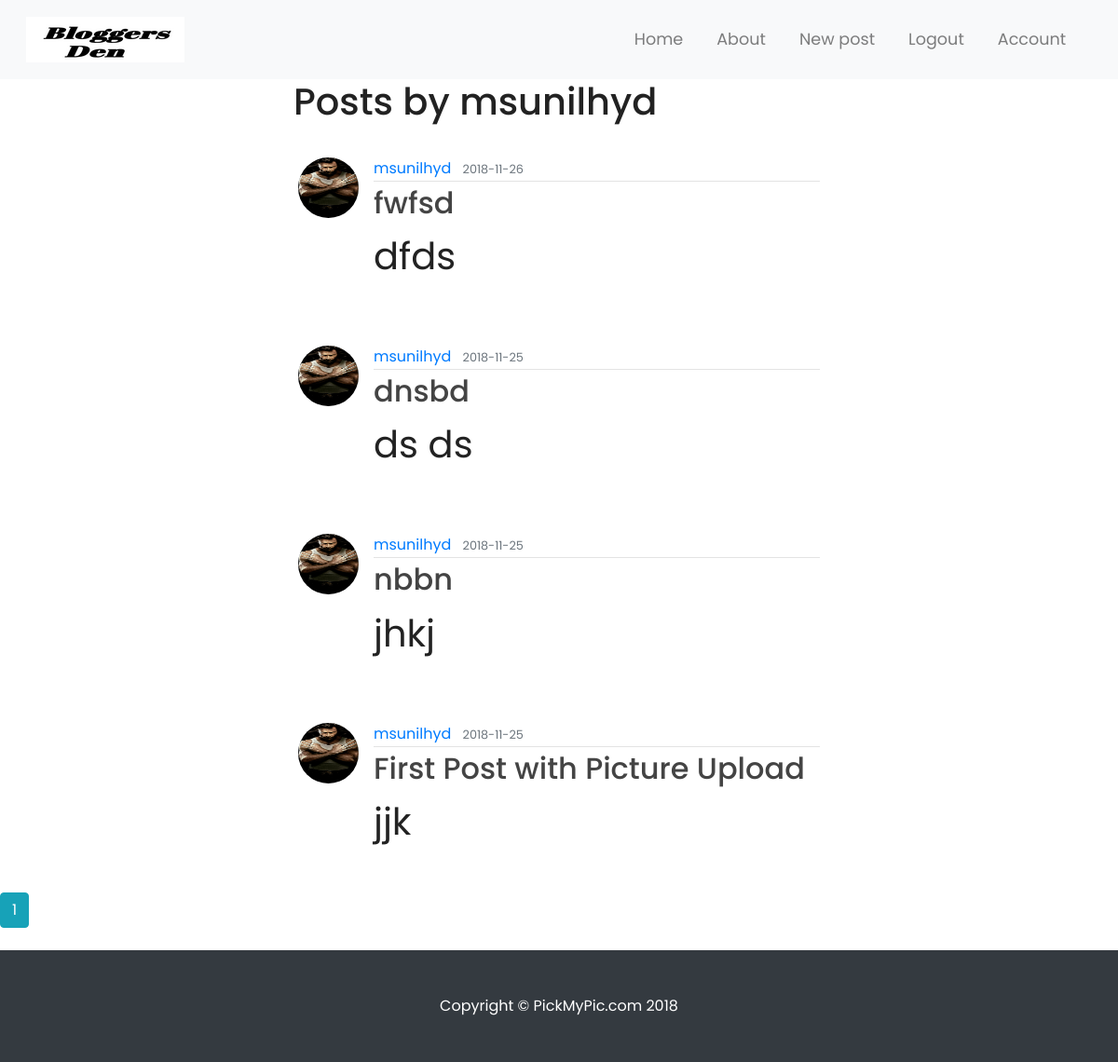
The app's page /user/msunilhyd (signed in) with its own data.
### flaskBlog/models.py (models this page shows, shortened)
class User(db.Model, UserMixin):
	id = db.Column(db.Integer, primary_key=True)
	username = db.Column(db.String(20), unique=True, nullable=False)
	email = db.Column(db.String(20), unique=True, nullable=False)
	image_file = db.Column(db.String(20), nullable=False, default='default.jpg')
	password = db.Column(db.String(60), nullable=False)
	posts = db.relationship('Post', backref='author', lazy=True)

class Post(db.Model):
	id = db.Column(db.Integer, primary_key=True)
	title = db.Column(db.String(100), nullable=False)
	date_posted = db.Column(db.DateTime(timezone=True), nullable=False, default=datetime.now)
	content = db.Column(db.Text, nullable=False)
	post_image_file = db.Column(db.String(30))
	user_id = db.Column(db.Integer, db.ForeignKey('user.id'), nullable=False)

### flaskBlog/routes.py (the view)
@app.route("/user/<string:username>")
def user_posts(username):
	page = request.args.get('page', 1, type=int)
	user = User.query.filter_by(username=username).first_or_404()
	posts = Post.query\
				.filter_by(author=user)\
				.order_by(Post.date_posted.desc())\
				.paginate(page=page, per_page=5)
	return render_template('user_posts.html', posts=posts, user=user)

### flaskBlog/models.py (called while the page is built)
@login_manager.user_loader
def load_user(user_id):
	return User.query.get(int(user_id))

### flaskBlog/templates/user_posts.html (shortened to what this page needs)
{% extends "layout.html" %}
{% block content %}
{% if current_user.is_authenticated %}
<h1 class="mb-3 user-posts-heading"> Posts by {{user.username}} </h1>
	{% for post in posts.items %}
		<article class="media content-section">
			<img class="rounded-circle article-img" src="{{ url_for('static', filename = 'profile_pics/'+ post.author.image_file) }}">
			<div class="media-body">
				<div class="article-metadata">
					<a class="mr-2" href="{{ url_for('user_posts', username=post.author.username) }}">
						{{ post.author.username}}
					</a>
					<small class="text-muted">
						{{ post.date_posted.strftime('%Y-%m-%d') }}
					</small>
				</div>
				<h2> <a class="article-title" href="{{ url_for('post', post_id=post.id) }}">
					 	{{ post.title }}
					 </a>
				</h2>
				<p class="article-content">
					{{ post.content }}
				</p>
			</div>
		</article>
	{% endfor %}
	{% for page_num in posts.iter_pages() %}
		{% if page_num %}
			{% if page_num == posts.page %}
				<a class="btn btn-info mb-4" href="{{ url_for('user_posts', username=user.username, page=page_num) }}">{{ page_num }}</a>
			{% else %}
				<a class="btn btn-outline-info mb-4" href="{{ url_for('user_posts', username=user.username, page=page_num) }}">{{ page_num }}</a>
			{% endif%}
		{% else %}
		...
		{% endif%}
	{% endfor %}
{% else %}
			<div class="media-body">
				<div class="article-metadata">
				<h2> Please Login ! </h2>
				</div>
			</div>
{% endif  %}
{% endblock content %}

### flaskBlog/static/main.css (style rules this page uses)
html, body { height: 100%; width: 100%; font-family: 'Poppins', sans-serif; color:#222; }
.user-posts-heading { padding-left: 315px }
.content-section { background: #ffffff; padding: 20px 20px 20px 20px; margin-bottom: 10px; margin-right: 300px; margin-left: 300px; }
.article-title { color: #444444; }
.article-content { font-size: 2.5rem; }
.article-img { height: 65px; width: 65px; margin-right: 16px; }
.article-metadata { padding-bottom: 1px; margin-bottom: 4px; border-bottom: 1px solid #e3e3e3 }

### records on screen
User: username "msunilhyd"
Post: image_file (placeholder picture), author.username "msunilhyd", date_posted "2018-11-26", title "fwfsd", content "dfds"
Post: image_file (placeholder picture), author.username "msunilhyd", date_posted "2018-11-25", title "dnsbd", content "ds ds"
Post: image_file (placeholder picture), author.username "msunilhyd", date_posted "2018-11-25", title "nbbn", content "jhkj"
Post: image_file (placeholder picture), author.username "msunilhyd", date_posted "2018-11-25", title "First Post with Picture Upload", content "jjk"

### other values on screen
{{ page_num }} "1"
